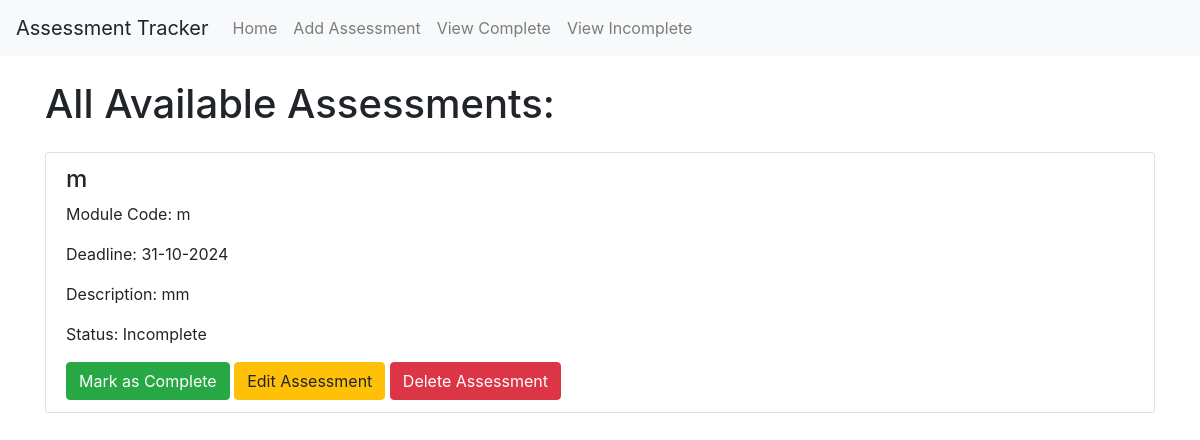
Before: / with the older database file.
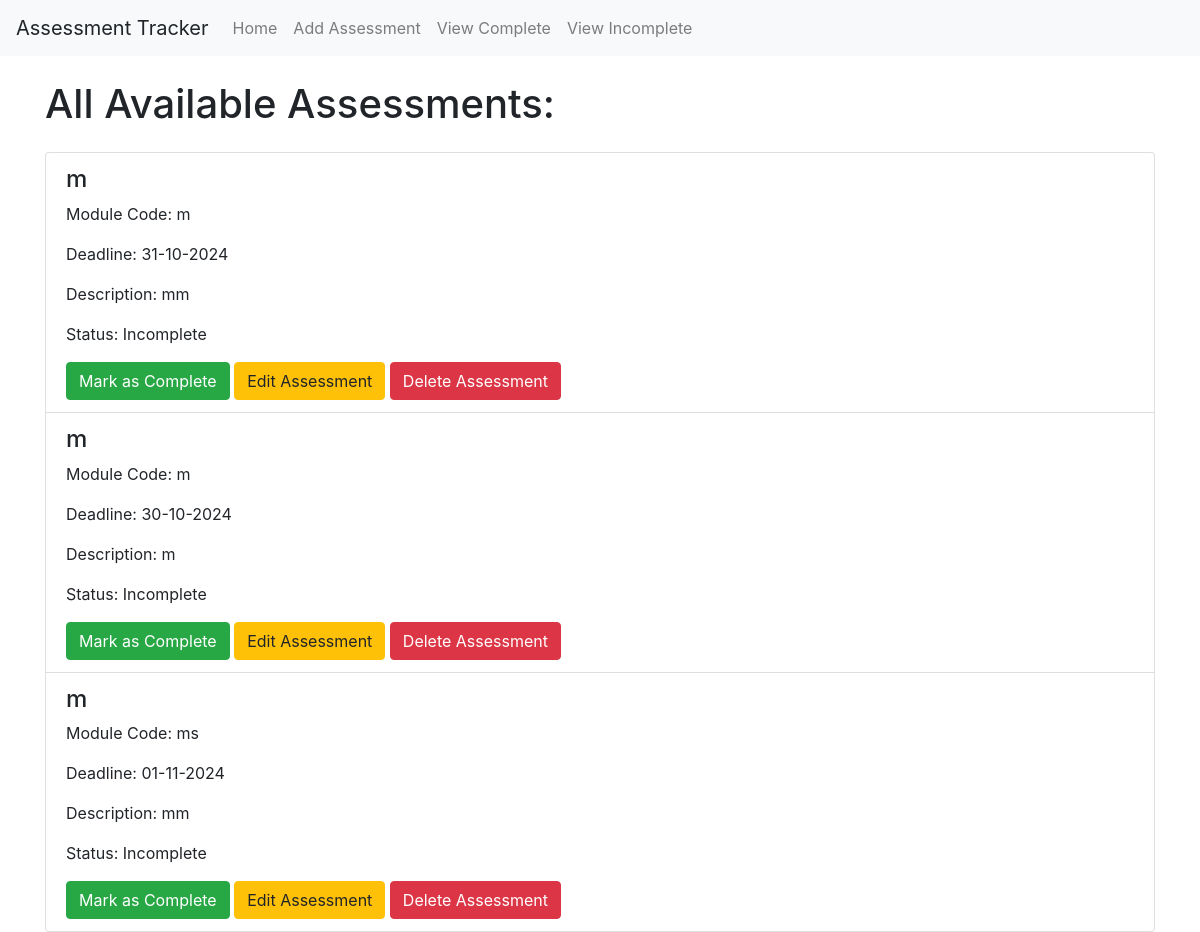
After: the same page with the newer database file.
### app/models.py (models this page shows)
class Assessment(db.Model):
    id = db.Column(db.Integer, primary_key=True)
    title = db.Column(db.String(100), nullable=False)
    module_code = db.Column(db.String(100), nullable=False)
    deadline = db.Column(db.DateTime, nullable=False)
    description = db.Column(db.Text, nullable=False)
    completed = db.Column(db.Boolean, default=False)

### app/views.py (the view)
@app.route('/')
def home():
    assessments = Assessment.query.all()
    return render_template('home.html', assessments=assessments)

### app/templates/home.html (shortened to what this page needs)
{% extends "base.html" %}
{% block content %}
    <h1 class="my-4">All Available Assessments:</h1>
    {% if assessments %}
        <ul class="list-group">
            {% for assessment in assessments %}
                <li class="list-group-item">
                    <h4>{{ assessment.title }}</h4>
                    <p>Module Code: {{ assessment.module_code }}</p>
                    <p>Deadline: {{ assessment.deadline.strftime('%d-%m-%Y') }}</p>
                    <p>Description: {{ assessment.description }}</p>
                    <p>Status: {{ 'Completed' if assessment.completed else 'Incomplete' }}</p>
                    {% if not assessment.completed %}
                        <form action="{{ url_for('complete_button', id=assessment.id) }}" method="post" style="display:inline;">
                            <button type="submit" class="btn btn-success">Mark as Complete</button>
                        </form>
                    {% endif %}
                    <a href="{{ url_for('edit_assessment', id=assessment.id) }}" class="btn btn-warning">Edit Assessment</a>
                    <a href="{{ url_for('delete_assessment', id=assessment.id) }}" class="btn btn-danger">Delete Assessment</a>
                </li>
            {% endfor %}
        </ul>
    {% else %}
        <p>There are currently no assessments!</p>
    {% endif %}
{% endblock %}

### app/templates/base.html (shortened to what this page needs)
<!DOCTYPE html>
<html lang="en">
<head>
    <link rel="stylesheet" href="https://stackpath.bootstrapcdn.com/bootstrap/4.2.1/css/bootstrap.min.css">
</head>
<body>
    <nav class="navbar navbar-expand-sm navbar-light bg-light">
        <a class="navbar-brand">Assessment Tracker</a>
        <div class="collapse navbar-collapse" id="navbarSupportedContent">
            <ul class="navbar-nav mr-auto">
                <li class="nav-item"><a class="nav-link" href="/">Home<span class="sr-only">(current)</span></a></li>
                <li class="nav-item"><a class="nav-link" href="/add_assessment">Add Assessment</a></li>
                <li class="nav-item"><a class="nav-link" href="/view_complete">View Complete</a></li>
                <li class="nav-item"><a class="nav-link" href="/view_incomplete">View Incomplete</a></li>
            </ul>
        </div>
    </nav>
    <div class="container">
        {% block content %}
        {% endblock %}
    </div>
 </body>
</html>

Changed rows visible on the page:
added Assessment: title "m", module_code "m", deadline "30-10-2024", description "m", completed "Incomplete"
added Assessment: title "m", module_code "ms", deadline "01-11-2024", description "mm", completed "Incomplete"
